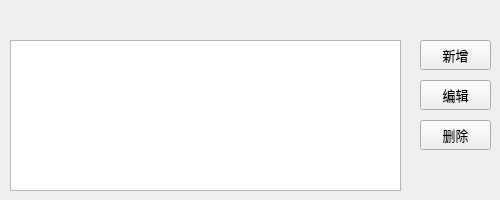
<?xml version="1.0" encoding="UTF-8"?>
<ui version="4.0">
 <class>Form</class>
 <widget class="QWidget" name="Form">
  <property name="geometry">
   <rect>
    <x>0</x>
    <y>0</y>
    <width>500</width>
    <height>200</height>
   </rect>
  </property>
  <property name="windowTitle">
   <string>Form</string>
  </property>
  <widget class="QLabel" name="listLabel">
   <property name="geometry">
    <rect>
     <x>10</x>
     <y>10</y>
     <width>391</width>
     <height>30</height>
    </rect>
   </property>
   <property name="minimumSize">
    <size>
     <width>0</width>
     <height>30</height>
    </size>
   </property>
   <property name="font">
    <font>
     <pointsize>10</pointsize>
    </font>
   </property>
   <property name="text">
    <string/>
   </property>
  </widget>
  <widget class="QPushButton" name="editPushButton">
   <property name="geometry">
    <rect>
     <x>420</x>
     <y>80</y>
     <width>71</width>
     <height>30</height>
    </rect>
   </property>
   <property name="minimumSize">
    <size>
     <width>0</width>
     <height>30</height>
    </size>
   </property>
   <property name="font">
    <font>
     <pointsize>10</pointsize>
    </font>
   </property>
   <property name="cursor">
    <cursorShape>PointingHandCursor</cursorShape>
   </property>
   <property name="text">
    <string>编辑</string>
   </property>
  </widget>
  <widget class="QListWidget" name="listWidget">
   <property name="geometry">
    <rect>
     <x>10</x>
     <y>40</y>
     <width>391</width>
     <height>151</height>
    </rect>
   </property>
   <property name="font">
    <font>
     <pointsize>10</pointsize>
    </font>
   </property>
  </widget>
  <widget class="QPushButton" name="deletePushButton">
   <property name="geometry">
    <rect>
     <x>420</x>
     <y>120</y>
     <width>71</width>
     <height>30</height>
    </rect>
   </property>
   <property name="minimumSize">
    <size>
     <width>0</width>
     <height>30</height>
    </size>
   </property>
   <property name="font">
    <font>
     <pointsize>10</pointsize>
    </font>
   </property>
   <property name="cursor">
    <cursorShape>PointingHandCursor</cursorShape>
   </property>
   <property name="text">
    <string>删除</string>
   </property>
  </widget>
  <widget class="QPushButton" name="addPushButton">
   <property name="geometry">
    <rect>
     <x>420</x>
     <y>40</y>
     <width>71</width>
     <height>30</height>
    </rect>
   </property>
   <property name="minimumSize">
    <size>
     <width>0</width>
     <height>30</height>
    </size>
   </property>
   <property name="font">
    <font>
     <pointsize>10</pointsize>
    </font>
   </property>
   <property name="cursor">
    <cursorShape>PointingHandCursor</cursorShape>
   </property>
   <property name="text">
    <string>新增</string>
   </property>
  </widget>
 </widget>
 <resources/>
 <connections/>
</ui>
